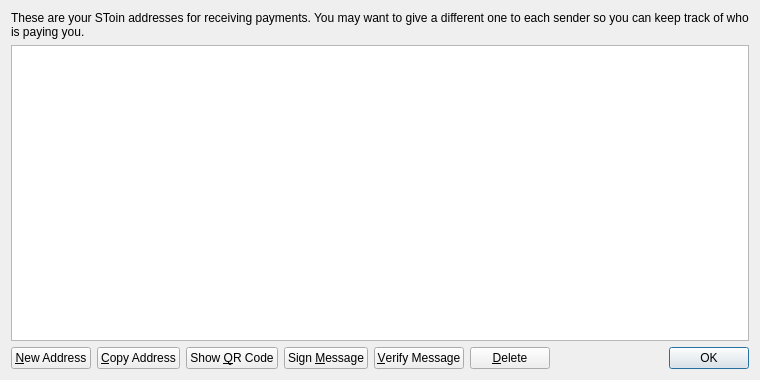
<?xml version="1.0" encoding="UTF-8"?>
<ui version="4.0">
 <class>AddressBookPage</class>
 <widget class="QWidget" name="AddressBookPage">
  <property name="geometry">
   <rect>
    <x>0</x>
    <y>0</y>
    <width>760</width>
    <height>380</height>
   </rect>
  </property>
  <property name="windowTitle">
   <string>Address Book</string>
  </property>
  <layout class="QVBoxLayout" name="verticalLayout">
   <item>
    <widget class="QLabel" name="labelExplanation">
     <property name="text">
      <string>These are your SToin addresses for receiving payments. You may want to give a different one to each sender so you can keep track of who is paying you.</string>
     </property>
     <property name="textFormat">
      <enum>Qt::PlainText</enum>
     </property>
     <property name="wordWrap">
      <bool>true</bool>
     </property>
    </widget>
   </item>
   <item>
    <widget class="QTableView" name="tableView">
     <property name="contextMenuPolicy">
      <enum>Qt::CustomContextMenu</enum>
     </property>
     <property name="toolTip">
      <string>Double-click to edit address or label</string>
     </property>
     <property name="tabKeyNavigation">
      <bool>false</bool>
     </property>
     <property name="alternatingRowColors">
      <bool>true</bool>
     </property>
     <property name="selectionMode">
      <enum>QAbstractItemView::SingleSelection</enum>
     </property>
     <property name="selectionBehavior">
      <enum>QAbstractItemView::SelectRows</enum>
     </property>
     <property name="sortingEnabled">
      <bool>true</bool>
     </property>
     <attribute name="verticalHeaderVisible">
      <bool>false</bool>
     </attribute>
    </widget>
   </item>
   <item>
    <layout class="QHBoxLayout" name="horizontalLayout">
     <item>
      <widget class="QPushButton" name="newAddressButton">
       <property name="toolTip">
        <string>Create a new address</string>
       </property>
       <property name="text">
        <string>&amp;New Address</string>
       </property>
       <property name="icon">
        <iconset resource="../bitcoin.qrc">
         <normaloff>:/icons/add</normaloff>:/icons/add</iconset>
       </property>
      </widget>
     </item>
     <item>
      <widget class="QPushButton" name="copyToClipboard">
       <property name="toolTip">
        <string>Copy the currently selected address to the system clipboard</string>
       </property>
       <property name="text">
        <string>&amp;Copy Address</string>
       </property>
       <property name="icon">
        <iconset resource="../bitcoin.qrc">
         <normaloff>:/icons/editcopy</normaloff>:/icons/editcopy</iconset>
       </property>
      </widget>
     </item>
     <item>
      <widget class="QPushButton" name="showQRCode">
       <property name="text">
        <string>Show &amp;QR Code</string>
       </property>
       <property name="icon">
        <iconset resource="../bitcoin.qrc">
         <normaloff>:/icons/qrcode</normaloff>:/icons/qrcode</iconset>
       </property>
      </widget>
     </item>
     <item>
      <widget class="QPushButton" name="signMessage">
       <property name="toolTip">
        <string>Sign a message to prove you own a SToin address</string>
       </property>
       <property name="text">
        <string>Sign &amp;Message</string>
       </property>
       <property name="icon">
        <iconset resource="../bitcoin.qrc">
         <normaloff>:/icons/edit</normaloff>:/icons/edit</iconset>
       </property>
      </widget>
     </item>
     <item>
      <widget class="QPushButton" name="verifyMessage">
       <property name="toolTip">
        <string>Verify a message to ensure it was signed with a specified SToin address</string>
       </property>
       <property name="text">
        <string>&amp;Verify Message</string>
       </property>
       <property name="icon">
        <iconset resource="../bitcoin.qrc">
         <normaloff>:/icons/transaction_0</normaloff>:/icons/transaction_0</iconset>
       </property>
      </widget>
     </item>
     <item>
      <widget class="QPushButton" name="deleteButton">
       <property name="toolTip">
        <string>Delete the currently selected address from the list</string>
       </property>
       <property name="text">
        <string>&amp;Delete</string>
       </property>
       <property name="icon">
        <iconset resource="../bitcoin.qrc">
         <normaloff>:/icons/remove</normaloff>:/icons/remove</iconset>
       </property>
      </widget>
     </item>
     <item>
      <spacer name="horizontalSpacer">
       <property name="orientation">
        <enum>Qt::Horizontal</enum>
       </property>
       <property name="sizeHint" stdset="0">
        <size>
         <width>40</width>
         <height>20</height>
        </size>
       </property>
      </spacer>
     </item>
     <item>
      <widget class="QDialogButtonBox" name="buttonBox">
       <property name="sizePolicy">
        <sizepolicy hsizetype="Maximum" vsizetype="Fixed">
         <horstretch>0</horstretch>
         <verstretch>0</verstretch>
        </sizepolicy>
       </property>
       <property name="standardButtons">
        <set>QDialogButtonBox::Ok</set>
       </property>
      </widget>
     </item>
    </layout>
   </item>
  </layout>
 </widget>
 <resources>
  <include location="../bitcoin.qrc"/>
 </resources>
 <connections/>
</ui>
